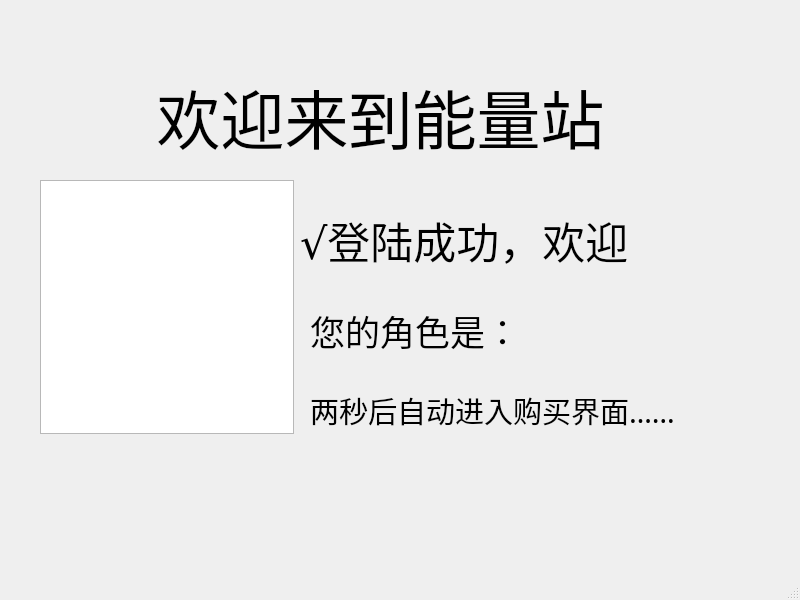
<?xml version="1.0" encoding="UTF-8"?>
<ui version="4.0">
 <class>MainWindow</class>
 <widget class="QMainWindow" name="MainWindow">
  <property name="geometry">
   <rect>
    <x>0</x>
    <y>0</y>
    <width>800</width>
    <height>600</height>
   </rect>
  </property>
  <property name="windowTitle">
   <string>MainWindow</string>
  </property>
  <widget class="QWidget" name="centralwidget">
   <widget class="QLabel" name="label">
    <property name="geometry">
     <rect>
      <x>140</x>
      <y>40</y>
      <width>491</width>
      <height>151</height>
     </rect>
    </property>
    <property name="font">
     <font>
      <family>黑体</family>
      <pointsize>48</pointsize>
     </font>
    </property>
    <property name="text">
     <string> 欢迎来到能量站</string>
    </property>
   </widget>
   <widget class="QLabel" name="logined">
    <property name="geometry">
     <rect>
      <x>300</x>
      <y>190</y>
      <width>491</width>
      <height>101</height>
     </rect>
    </property>
    <property name="font">
     <font>
      <family>楷体</family>
      <pointsize>32</pointsize>
     </font>
    </property>
    <property name="text">
     <string>√登陆成功，欢迎</string>
    </property>
   </widget>
   <widget class="QLabel" name="logined_2">
    <property name="geometry">
     <rect>
      <x>310</x>
      <y>280</y>
      <width>491</width>
      <height>101</height>
     </rect>
    </property>
    <property name="font">
     <font>
      <family>楷体</family>
      <pointsize>26</pointsize>
     </font>
    </property>
    <property name="text">
     <string>您的角色是：</string>
    </property>
   </widget>
   <widget class="QGraphicsView" name="login_s_p">
    <property name="geometry">
     <rect>
      <x>40</x>
      <y>180</y>
      <width>254</width>
      <height>254</height>
     </rect>
    </property>
   </widget>
   <widget class="QLabel" name="logined_3">
    <property name="geometry">
     <rect>
      <x>310</x>
      <y>360</y>
      <width>491</width>
      <height>101</height>
     </rect>
    </property>
    <property name="font">
     <font>
      <family>楷体</family>
      <pointsize>22</pointsize>
     </font>
    </property>
    <property name="text">
     <string>两秒后自动进入购买界面……</string>
    </property>
   </widget>
  </widget>
  <widget class="QMenuBar" name="menubar">
   <property name="geometry">
    <rect>
     <x>0</x>
     <y>0</y>
     <width>800</width>
     <height>21</height>
    </rect>
   </property>
  </widget>
  <widget class="QStatusBar" name="statusbar"/>
 </widget>
 <resources/>
 <connections/>
</ui>
